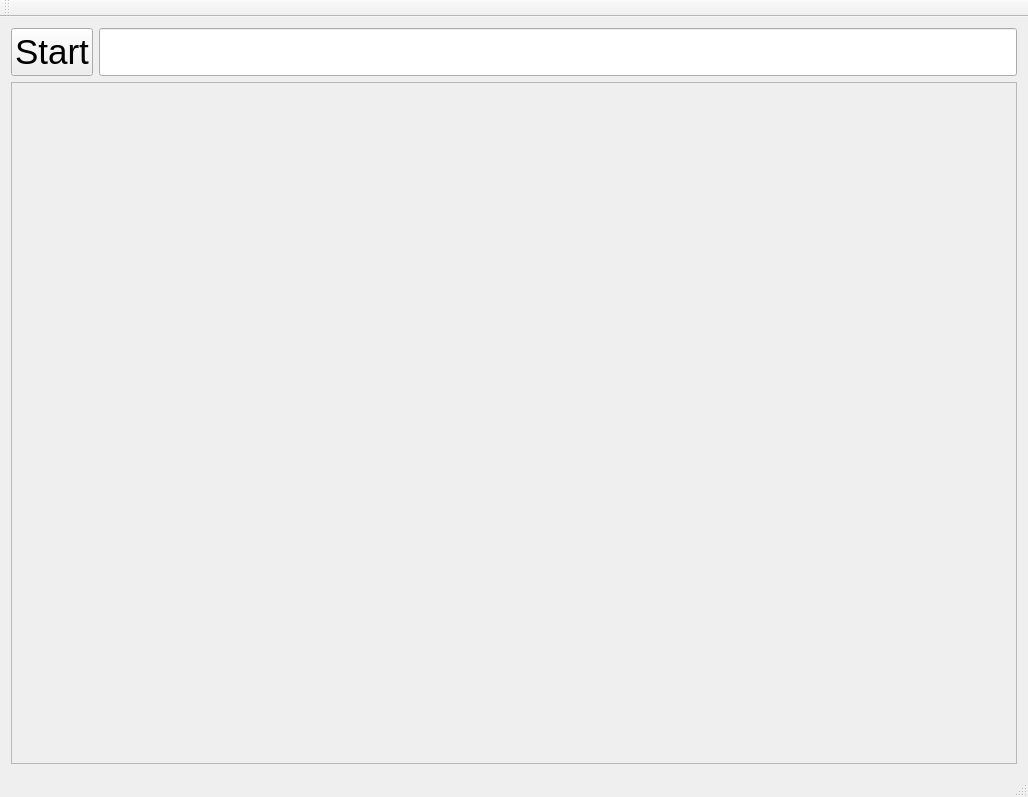
<?xml version="1.0" encoding="UTF-8"?>
<ui version="4.0">
 <class>ResolutionMethodWorkerClass</class>
 <widget class="QMainWindow" name="ResolutionMethodWorkerClass">
  <property name="geometry">
   <rect>
    <x>0</x>
    <y>0</y>
    <width>1028</width>
    <height>797</height>
   </rect>
  </property>
  <property name="windowTitle">
   <string>ResolutionMethodWorker</string>
  </property>
  <widget class="QWidget" name="centralWidget">
   <layout class="QVBoxLayout" name="verticalLayout">
    <item>
     <layout class="QHBoxLayout" name="horizontalLayout">
      <item>
       <widget class="QPushButton" name="pushButton">
        <property name="font">
         <font>
          <family>Arial</family>
          <pointsize>26</pointsize>
         </font>
        </property>
        <property name="text">
         <string>Start</string>
        </property>
       </widget>
      </item>
      <item>
       <widget class="QLineEdit" name="lineEdit">
        <property name="font">
         <font>
          <family>Arial</family>
          <pointsize>26</pointsize>
         </font>
        </property>
       </widget>
      </item>
     </layout>
    </item>
    <item>
     <widget class="QScrollArea" name="scrollArea">
      <property name="widgetResizable">
       <bool>true</bool>
      </property>
      <widget class="QWidget" name="scrollAreaWidgetContents">
       <property name="geometry">
        <rect>
         <x>0</x>
         <y>0</y>
         <width>1004</width>
         <height>641</height>
        </rect>
       </property>
       <layout class="QVBoxLayout" name="verticalLayout_3">
        <item>
         <layout class="QVBoxLayout" name="verticalLayout_2"/>
        </item>
       </layout>
      </widget>
     </widget>
    </item>
   </layout>
  </widget>
  <widget class="QMenuBar" name="menuBar">
   <property name="geometry">
    <rect>
     <x>0</x>
     <y>0</y>
     <width>1028</width>
     <height>26</height>
    </rect>
   </property>
  </widget>
  <widget class="QToolBar" name="mainToolBar">
   <attribute name="toolBarArea">
    <enum>TopToolBarArea</enum>
   </attribute>
   <attribute name="toolBarBreak">
    <bool>false</bool>
   </attribute>
  </widget>
  <widget class="QStatusBar" name="statusBar"/>
 </widget>
 <layoutdefault spacing="6" margin="11"/>
 <resources>
  <include location="ResolutionMethodWorker.qrc"/>
 </resources>
 <connections/>
</ui>
